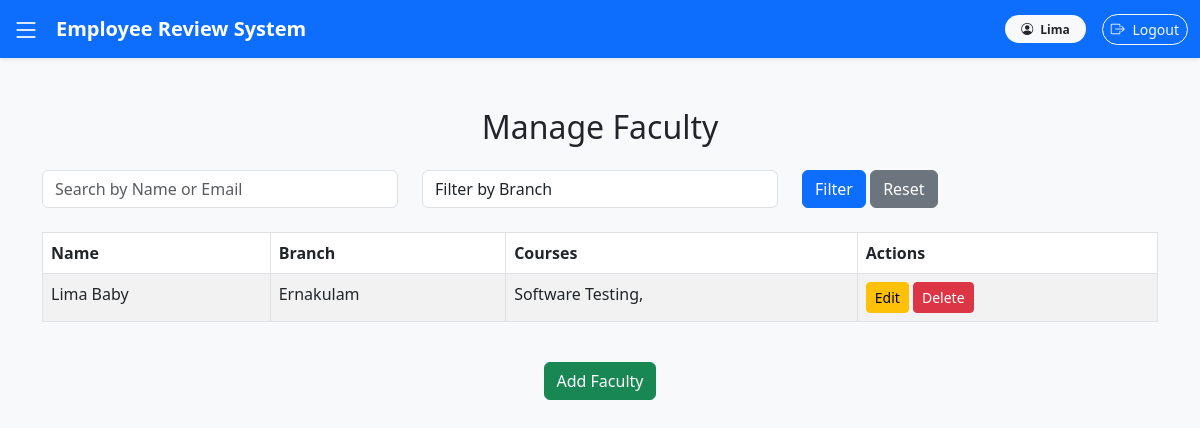
The app's page /faculty/ (signed in), older data.
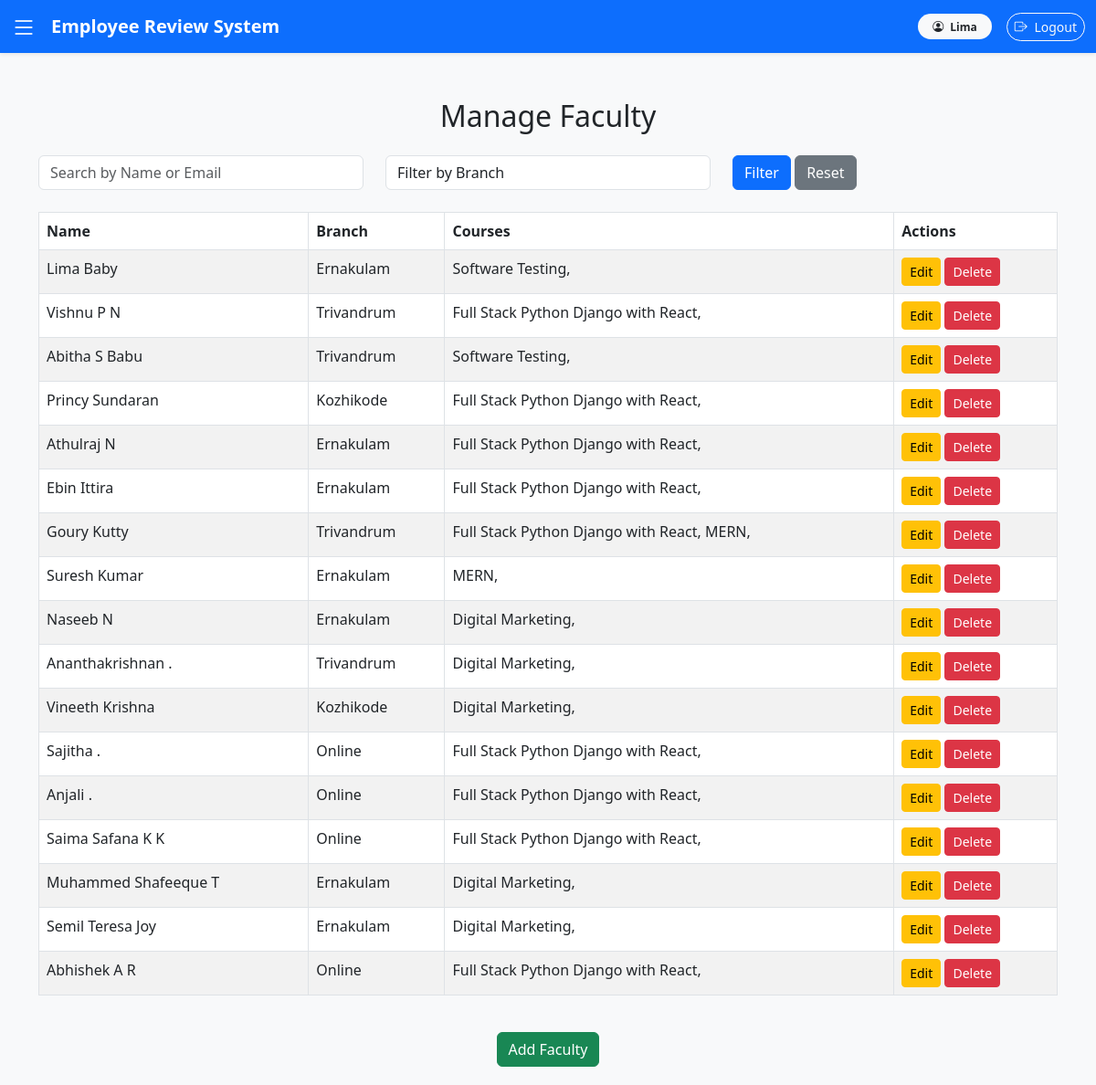
The same page, newer data.
### settings_app/models.py (models this page shows, shortened)
class Master(models.Model):
    created_date = models.DateTimeField(auto_now_add=True)
    isactive = models.BooleanField(default=True,verbose_name="Active")
    created_user = models.ForeignKey(User, null=True, blank=True, on_delete=models.CASCADE)
    class Meta:
        abstract = True
        ordering = ['-isactive']

class FacultyProfile(Master):
    user = models.OneToOneField(User, on_delete=models.CASCADE, related_name="faculty_user")
    branch = models.ForeignKey(Branch, on_delete=models.CASCADE)
    courses = models.ManyToManyField(Course)  # Faculty can teach multiple courses
    mobile_no = PhoneNumberField(null=True, blank=True, region='IN')  # 'IN' for India
    whatsapp_no = PhoneNumberField(null=True, blank=True, region='IN')

class Branch(Master):
    name = models.CharField(max_length=100, unique=True)

class Course(Master):
    name = models.CharField(max_length=100, unique=True)

### settings_app/views.py (the view)
# urls.py: path('faculty/', views.faculty_list, name='faculty_list'),
@login_required
def faculty_list(request):
    search_query = request.GET.get('search', '')
    branch_filter = request.GET.get('branch', '')
    faculties = FacultyProfile.objects.all()
    branches = Branch.objects.all()
    if search_query:
        faculties = faculties.filter(user__first_name__icontains=search_query) | faculties.filter(user__email__icontains=search_query)
    if branch_filter:
        faculties = faculties.filter(branch__id=branch_filter)
    return render(request, 'settings_app/faculty_list.html', {'faculties': faculties, 'branches': branches})

### settings_app/templates/settings_app/faculty_list.html (shortened to what this page needs)
{% extends 'base.html' %}
{% block content %}
<div class="container mt-5">
    <h2 class="text-center mb-4">Manage Faculty</h2>
    <form method="GET" class="mb-4">
        <div class="row">
            <div class="col-md-4">
                <input type="text" name="search" class="form-control" placeholder="Search by Name or Email" value="{{ request.GET.search }}">
            </div>
            <div class="col-md-4">
                <select name="branch" class="form-control">
                    <option value="">Filter by Branch</option>
                </select>
            </div>
            <div class="col-md-4">
                <button type="submit" class="btn btn-primary">Filter</button>
                <a href="{% url 'faculty_list' %}" class="btn btn-secondary">Reset</a>
            </div>
        </div>
    </form>
    <div class="table-responsive">
        <table class="table table-bordered table-striped">
            <thead class="thead-dark">
                <tr>
                    <th>Name</th>
                    <th>Branch</th>
                    <th>Courses</th>
                    <th>Actions</th>
                </tr>
            </thead>
            <tbody>
                {% for faculty in faculties %}
                <tr>
                    <td>{{ faculty.user.get_full_name }}</td>
                    <td>{{ faculty.branch.name }}</td>
                    <td>
                        {% for course in faculty.courses.all %}
                            <span>{{ course.name }},</span>
                        {% endfor %}
                    </td>
                    <td>
                        <a href="{% url 'edit_faculty' faculty.id %}" class="btn btn-warning btn-sm">Edit</a>
                        <a href="{% url 'delete_faculty' faculty.id %}" class="btn btn-danger btn-sm" onclick="return confirm('Are you sure you want to delete this faculty?');">Delete</a>
                    </td>
                </tr>
                {% empty %}
                <tr>
                    <td colspan="5" class="text-center">No faculty members found.</td>
                </tr>
                {% endfor %}
            </tbody>
        </table>
    </div>
    <div class="text-center mt-4">
        <a href="{% url 'add_faculty' %}" class="btn btn-success">Add Faculty</a>
    </div>
</div>
{% endblock %}

Row changes from the older to the newer data that the page shows:
added FacultyProfile: user.get_full_name "Vishnu P N", branch.name "Trivandrum"
now on this page (row edited): Course: name "Full Stack Python Django with React"
added FacultyProfile: user.get_full_name "Abitha S Babu", branch.name "Trivandrum", Course (name "Software Testing")
added FacultyProfile: user.get_full_name "Princy Sundaran", branch.name "Kozhikode"
added FacultyProfile: user.get_full_name "Athulraj N", branch.name "Ernakulam"
added FacultyProfile: user.get_full_name "Ebin Ittira", branch.name "Ernakulam"
added FacultyProfile: user.get_full_name "Goury Kutty", branch.name "Trivandrum"
added Course: name "MERN"
added FacultyProfile: user.get_full_name "Suresh Kumar", branch.name "Ernakulam"
added FacultyProfile: user.get_full_name "Naseeb N", branch.name "Ernakulam"
added Course: name "Digital Marketing"
added FacultyProfile: user.get_full_name "Ananthakrishnan .", branch.name "Trivandrum"
added FacultyProfile: user.get_full_name "Vineeth Krishna", branch.name "Kozhikode"
added FacultyProfile: user.get_full_name "Sajitha .", branch.name "Online"
added FacultyProfile: user.get_full_name "Anjali .", branch.name "Online"
added FacultyProfile: user.get_full_name "Saima Safana K K", branch.name "Online"
added FacultyProfile: user.get_full_name "Muhammed Shafeeque T", branch.name "Ernakulam"
added FacultyProfile: user.get_full_name "Semil Teresa Joy", branch.name "Ernakulam"
added FacultyProfile: user.get_full_name "Abhishek A R", branch.name "Online"
